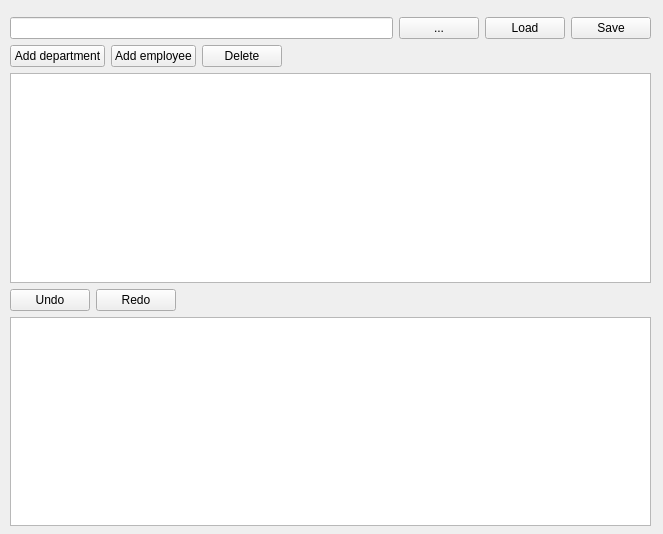
<?xml version="1.0" encoding="UTF-8"?>
<ui version="4.0">
 <class>Widget</class>
 <widget class="QWidget" name="Widget">
  <property name="geometry">
   <rect>
    <x>0</x>
    <y>0</y>
    <width>663</width>
    <height>534</height>
   </rect>
  </property>
  <property name="sizePolicy">
   <sizepolicy hsizetype="Fixed" vsizetype="Fixed">
    <horstretch>0</horstretch>
    <verstretch>0</verstretch>
   </sizepolicy>
  </property>
  <property name="contextMenuPolicy">
   <enum>Qt::PreventContextMenu</enum>
  </property>
  <property name="windowTitle">
   <string>TreeView</string>
  </property>
  <widget class="QWidget" name="verticalLayoutWidget">
   <property name="geometry">
    <rect>
     <x>4</x>
     <y>11</y>
     <width>653</width>
     <height>521</height>
    </rect>
   </property>
   <layout class="QVBoxLayout" name="verticalLayout">
    <property name="leftMargin">
     <number>6</number>
    </property>
    <property name="topMargin">
     <number>6</number>
    </property>
    <property name="rightMargin">
     <number>6</number>
    </property>
    <property name="bottomMargin">
     <number>6</number>
    </property>
    <item>
     <layout class="QHBoxLayout" name="horizontalLayout">
      <item>
       <widget class="QLineEdit" name="FilePathEdit"/>
      </item>
      <item>
       <widget class="QPushButton" name="browseButton">
        <property name="text">
         <string>...</string>
        </property>
       </widget>
      </item>
      <item>
       <widget class="QPushButton" name="loadButton">
        <property name="text">
         <string>Load</string>
        </property>
       </widget>
      </item>
      <item>
       <widget class="QPushButton" name="saveButton">
        <property name="text">
         <string>Save</string>
        </property>
       </widget>
      </item>
     </layout>
    </item>
    <item>
     <layout class="QHBoxLayout" name="horizontalLayout_2">
      <item>
       <widget class="QPushButton" name="addDepartmentButton">
        <property name="text">
         <string>Add department</string>
        </property>
       </widget>
      </item>
      <item>
       <widget class="QPushButton" name="addEmployeeButton">
        <property name="text">
         <string>Add employee</string>
        </property>
       </widget>
      </item>
      <item>
       <widget class="QPushButton" name="deleteButton">
        <property name="text">
         <string>Delete</string>
        </property>
       </widget>
      </item>
      <item>
       <spacer name="horizontalSpacer">
        <property name="orientation">
         <enum>Qt::Horizontal</enum>
        </property>
        <property name="sizeHint" stdset="0">
         <size>
          <width>40</width>
          <height>20</height>
         </size>
        </property>
       </spacer>
      </item>
     </layout>
    </item>
    <item>
     <widget class="QTreeView" name="treeView">
      <property name="mouseTracking">
       <bool>true</bool>
      </property>
      <property name="horizontalScrollBarPolicy">
       <enum>Qt::ScrollBarAlwaysOff</enum>
      </property>
      <property name="sizeAdjustPolicy">
       <enum>QAbstractScrollArea::AdjustIgnored</enum>
      </property>
      <property name="alternatingRowColors">
       <bool>true</bool>
      </property>
      <property name="selectionMode">
       <enum>QAbstractItemView::SingleSelection</enum>
      </property>
      <property name="selectionBehavior">
       <enum>QAbstractItemView::SelectRows</enum>
      </property>
      <property name="indentation">
       <number>20</number>
      </property>
      <property name="rootIsDecorated">
       <bool>true</bool>
      </property>
      <property name="uniformRowHeights">
       <bool>false</bool>
      </property>
      <property name="itemsExpandable">
       <bool>true</bool>
      </property>
      <property name="allColumnsShowFocus">
       <bool>true</bool>
      </property>
      <property name="wordWrap">
       <bool>true</bool>
      </property>
      <property name="headerHidden">
       <bool>true</bool>
      </property>
      <property name="expandsOnDoubleClick">
       <bool>false</bool>
      </property>
      <attribute name="headerVisible">
       <bool>false</bool>
      </attribute>
      <attribute name="headerCascadingSectionResizes">
       <bool>true</bool>
      </attribute>
      <attribute name="headerHighlightSections">
       <bool>false</bool>
      </attribute>
     </widget>
    </item>
    <item>
     <layout class="QHBoxLayout" name="horizontalLayout_3">
      <item>
       <widget class="QPushButton" name="undoButton">
        <property name="text">
         <string>Undo</string>
        </property>
       </widget>
      </item>
      <item>
       <widget class="QPushButton" name="redoButton">
        <property name="text">
         <string>Redo</string>
        </property>
       </widget>
      </item>
      <item>
       <spacer name="horizontalSpacer_2">
        <property name="orientation">
         <enum>Qt::Horizontal</enum>
        </property>
        <property name="sizeHint" stdset="0">
         <size>
          <width>40</width>
          <height>20</height>
         </size>
        </property>
       </spacer>
      </item>
     </layout>
    </item>
    <item>
     <widget class="QUndoView" name="undoView">
      <property name="alternatingRowColors">
       <bool>true</bool>
      </property>
     </widget>
    </item>
   </layout>
  </widget>
  <action name="action_Load">
   <property name="text">
    <string>&amp;Load</string>
   </property>
   <property name="shortcut">
    <string>Ctrl+O</string>
   </property>
  </action>
  <action name="action_Save">
   <property name="text">
    <string>&amp;Save</string>
   </property>
   <property name="shortcut">
    <string>Ctrl+S</string>
   </property>
  </action>
  <action name="action_Undo">
   <property name="text">
    <string>&amp;Undo</string>
   </property>
   <property name="shortcut">
    <string>Ctrl+Z</string>
   </property>
  </action>
  <action name="action_Redo">
   <property name="text">
    <string>&amp;Redo</string>
   </property>
   <property name="shortcut">
    <string>Ctrl+Shift+Z</string>
   </property>
  </action>
 </widget>
 <layoutdefault spacing="6" margin="11"/>
 <resources/>
 <connections/>
</ui>
